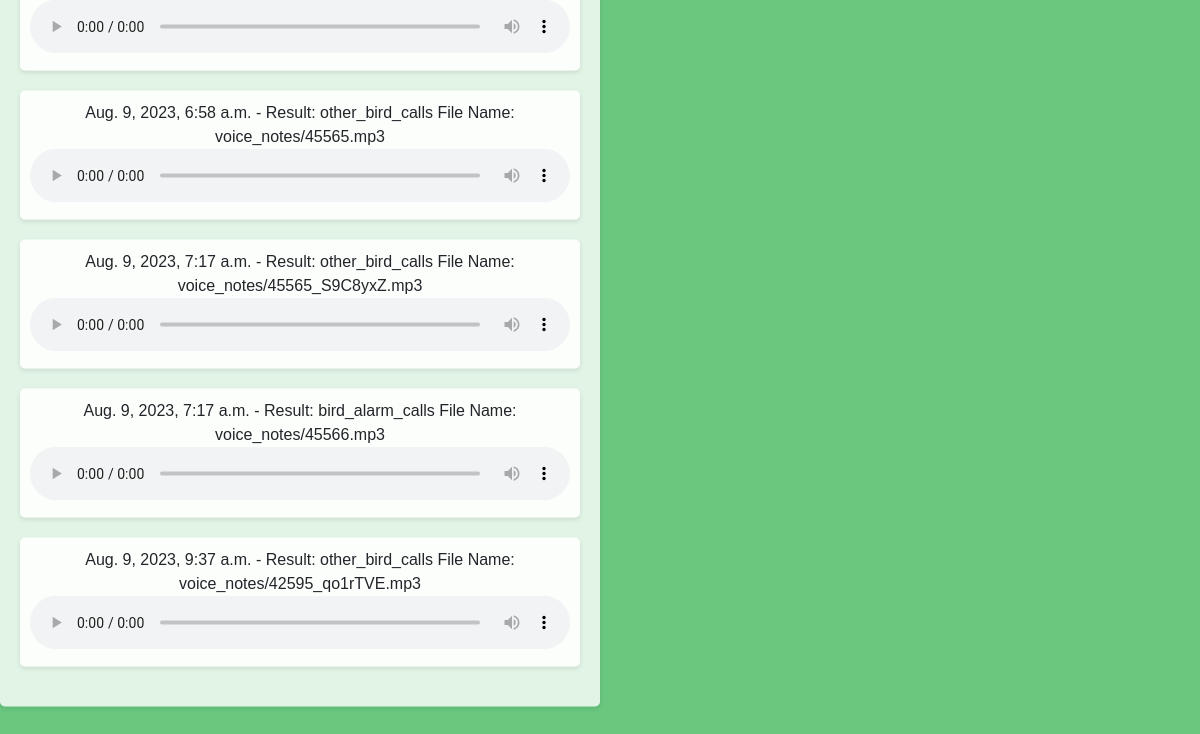
Page /list/ on the committed database.
### voiceapp/models.py (models this page shows, shortened)
class VoiceNote(models.Model):
    audio_file = models.FileField(upload_to='voice_notes/')
    uploaded_at = models.DateTimeField(auto_now_add=True)
    result = models.CharField(max_length=255, default='') # Field for storing the predicted result
    class Meta:
        app_label = 'voiceapp'

### voiceapp/views.py (the view)
# urls.py: path('list/', views.voice_list, name='voice_list')
def voice_list(request):
    voice_notes = VoiceNote.objects.all()
    return render(request, 'voice_list.html', {'voice_notes': voice_notes})

### voiceapp/templates/voice_list.html (shortened to what this page needs)
<!DOCTYPE html>
<html>
    {% load static %}
<head>
    <link rel="stylesheet" href="https://stackpath.bootstrapcdn.com/bootstrap/4.5.2/css/bootstrap.min.css">
</head>
<body>
    <div class="container">
        <ul>
            {% for voice_note in voice_notes %}
            <li>
                {{ voice_note.uploaded_at }} - Result: {{ voice_note.result }}
                File Name: {{ voice_note.audio_file.name }}
                <audio controls>
                    <source src="{{ voice_note.audio_file.url }}" type="audio/mpeg">
                </audio>
            </li>
            {% endfor %}
        </ul>
    </div>
</body>
</html>

### rows in the picture
VoiceNote: uploaded_at "Aug. 9, 2023, 6:58 a.m.", result "other_bird_calls", audio_file.name "voice_notes/45565.mp3"
VoiceNote: uploaded_at "Aug. 9, 2023, 7:17 a.m.", result "other_bird_calls", audio_file.name "voice_notes/45565_S9C8yxZ.mp3"
VoiceNote: uploaded_at "Aug. 9, 2023, 7:17 a.m.", result "bird_alarm_calls", audio_file.name "voice_notes/45566.mp3"
VoiceNote: uploaded_at "Aug. 9, 2023, 9:37 a.m.", result "other_bird_calls", audio_file.name "voice_notes/42595_qo1rTVE.mp3"
